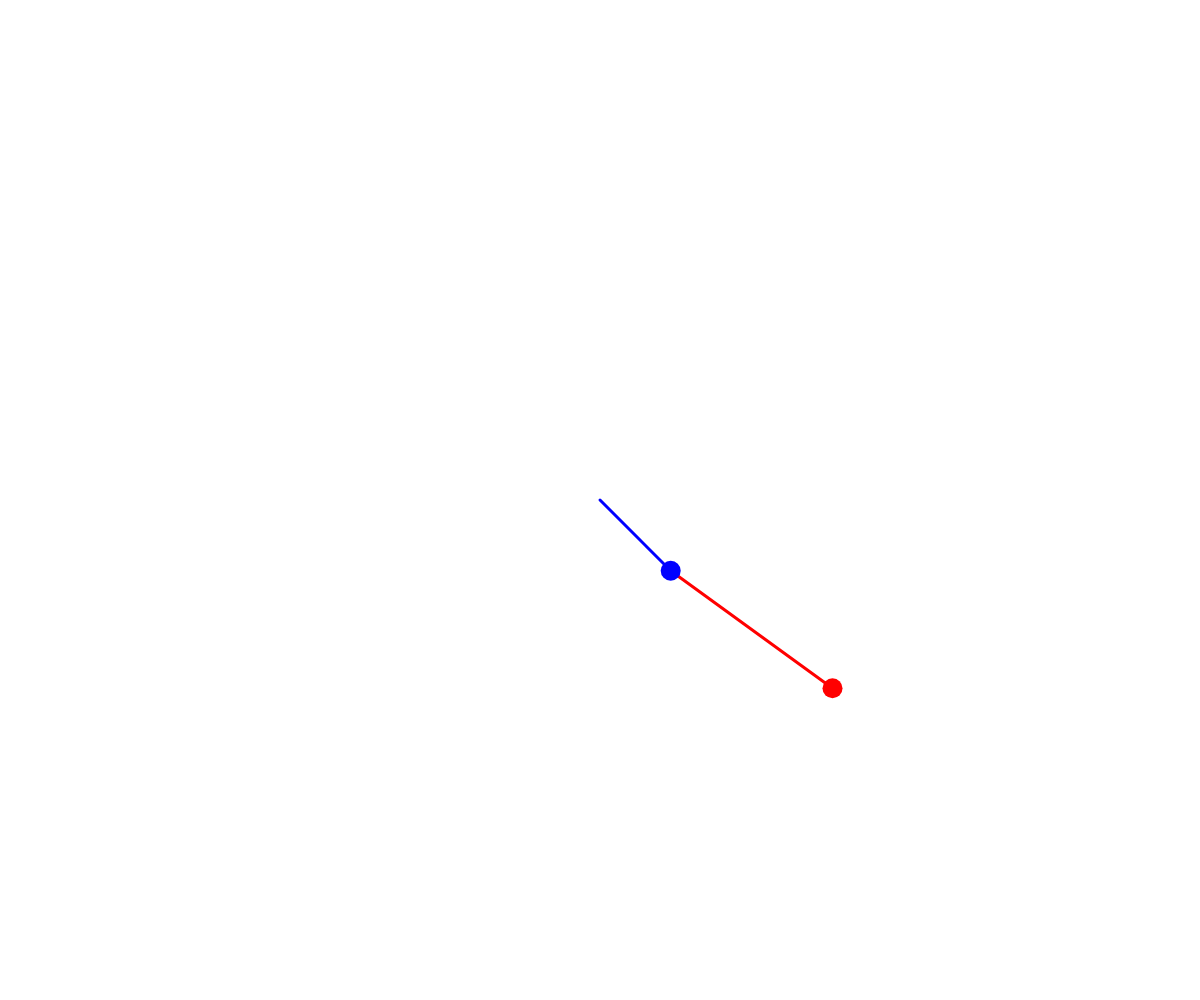
Frame 1 (no input)
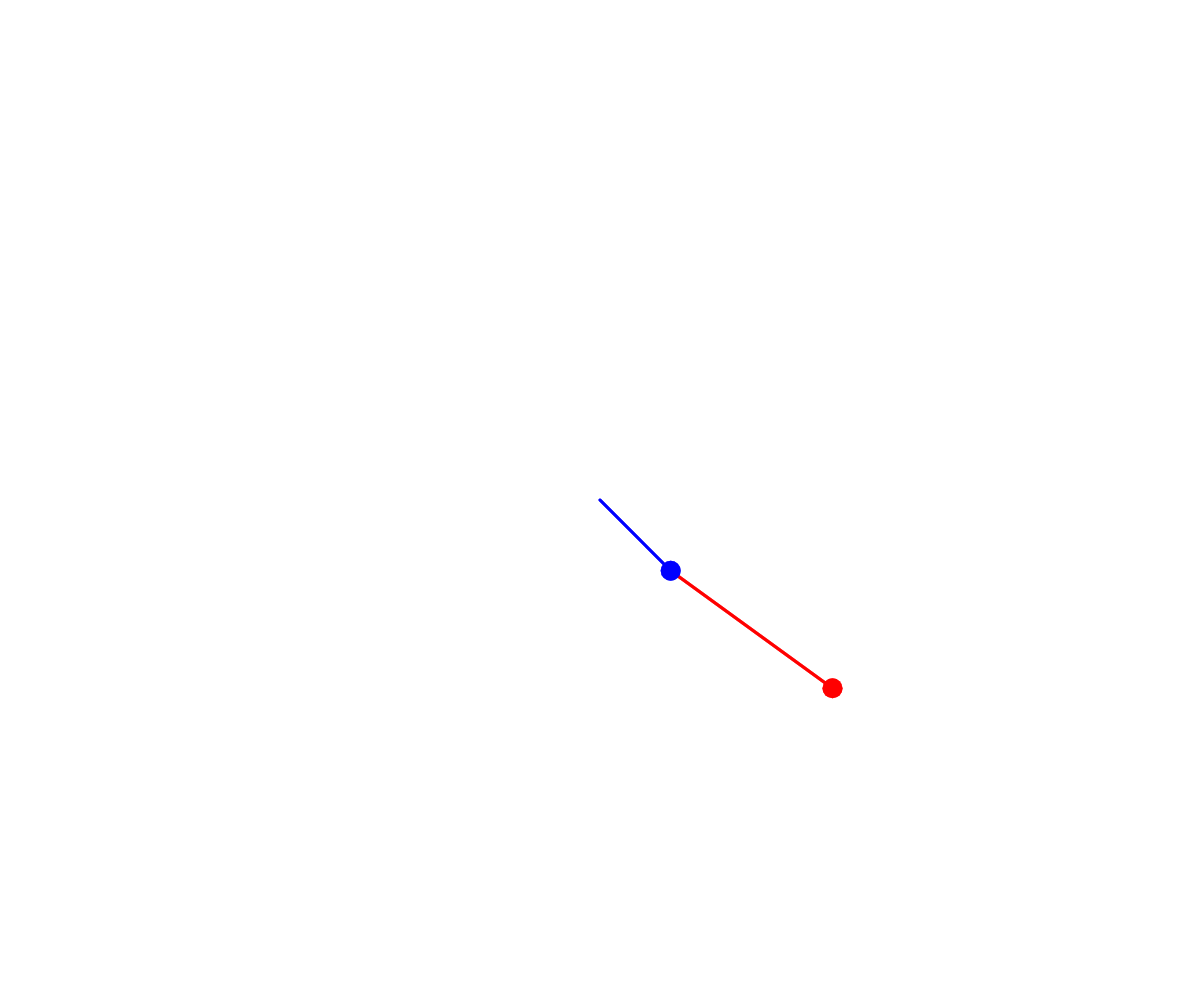
Frame 60 (no input)
Frame 120 (the mouse pressed at the canvas centre since frame 60): identical to frame 60, image omitted

The p5.js sketch that drew these frames (run headless with seeded random() and noise() and a simulated clock; from frame 60 on, the mouse is pressed at the canvas centre):

// p5.js sketch
// ── sketch.js
/* myPhysicsLab Double Pendulum
https://www.myphysicslab.com/pendulum/double-pendulum-en.html */

let m1 = 0.5;
let m2 = 0.5;
let l1 = 0.1;
let l2 = 0.2;
let fac = 1000;
let a_g = 9.80665;
let th_1, th_2, dth_1, dth_2, ddth_1, ddth_2, dt;

function setup() {
  createCanvas(windowWidth, windowHeight);
  frameRate(60);
  dt = 1/60;

  th_1 = PI * 0.25
  th_2 = PI * 0.30
  dth_1 = 0;
  dth_2 = 0;
}

function draw() {
  background(255, 100);
  translate(width/2, height/2);
  stroke(255);
  
  ddth_1 = 0;
  ddth_2 = 0;

  dth_1 += ddth_1 * dt;
  dth_2 += ddth_2 * dt;
  th_1 += dth_1 * dt;
  th_2 += dth_2 * dt;

  let x1 = (th1) => {return fac*l1*sin(th1)};
  let y1 = (th1) => {return fac*l1*cos(th1)};
  let x2 = (th1, th2) => {return x1(th1) + fac*l2*sin(th2)};
  let y2 = (th1, th2) => {return y1(th1) + fac*l2*cos(th2)};
  
  strokeWeight(3);
  stroke(0, 0, 255);
  line(0, 0, x1(th_1), y1(th_1));
  stroke(255, 0, 0);
  line(x1(th_1), y1(th_1), x2(th_1, th_2), y2(th_1, th_2));
  noStroke();
  fill(0, 0, 255);
  circle(x1(th_1), y1(th_1), 20);
  fill(255, 0, 0);
  circle(x2(th_1, th_2), y2(th_1, th_2), 20);
}
